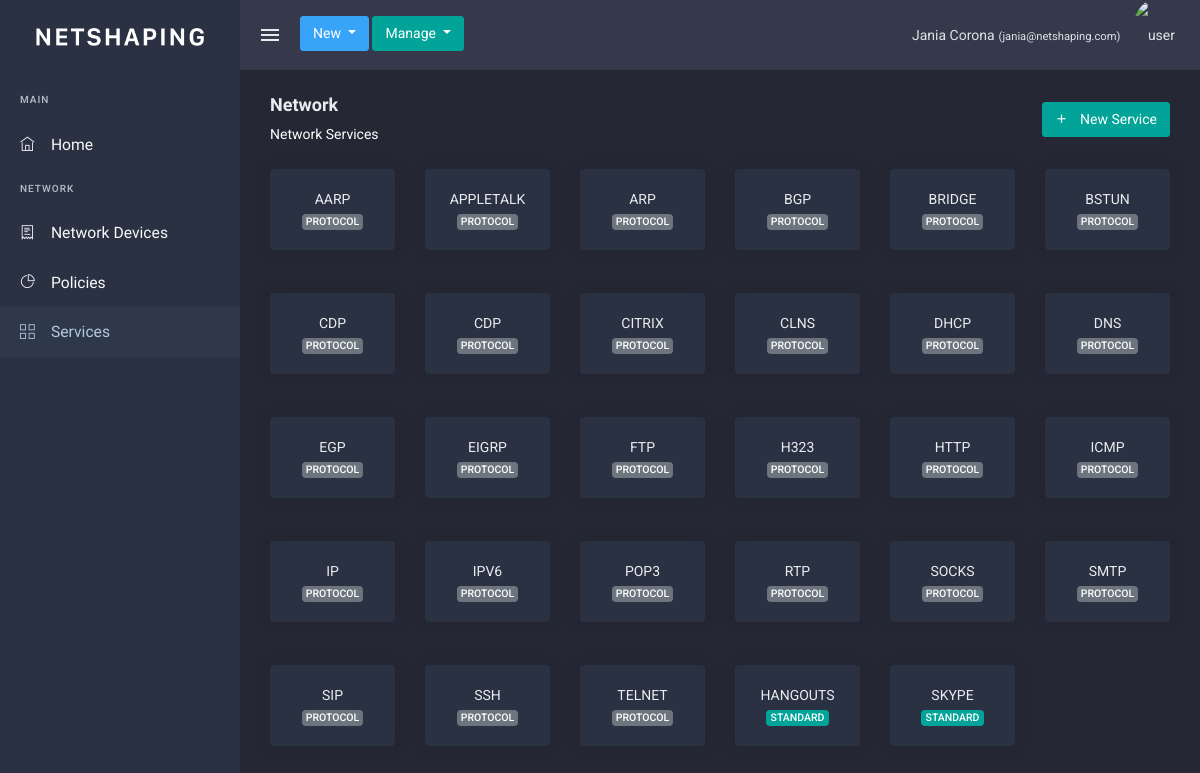
Screenshot of /services/ (signed in) with the database file from the repository.
### models/user.py (models this page shows, shortened)
class User(UserMixin, BaseModel):
    id = db.Column(db.Integer, primary_key=True)
    name = db.Column(db.String, nullable=False, unique=False)
    email = db.Column(db.String(40), unique=True, nullable=False)
    password = db.Column(
        db.String(200), primary_key=False, unique=False, nullable=False
    )

### models/service.py (models this page shows, shortened)
class Service(BaseModel):
    id = db.Column(db.Integer, primary_key=True)
    name = db.Column(db.String(80), nullable=False)
    type = db.Column(db.String(20), default='standard')
    match_protocol = db.Column(db.String(20))
    description = db.Column(db.String(2000))
    match_ips = db.Column(db.String(2000))
    match_tcp_ports = db.Column(db.String(2000))
    match_udp_ports = db.Column(db.String(2000))
    match_dscp = db.Column(db.String(2000))
    policies = db.relationship("ServicePolicySettings", back_populates="service")

### views.py (the view)
@app.route("/services/", methods=["GET"])
@app.route("/services/<id>", methods=["GET"])
@login_required
def services(id=None):
    if id:
        feedback = (
            request.args.get("feedback") if request.args.get("feedback") else None
        )
        service = Service.query.get(int(id))
        title = "%r | Services" % service.name
        return render_template(
            "services/show.html",
            title=title,
            service=service,
            feedback=feedback,
            current_user=current_user,
        )
    else:
        title = "Services"
        return render_template(
            "services/index.html",
            title=title,
            services=Service.query.all(),
            current_user=current_user,
        )

### views.py (called while the page is built)
@login_manager.user_loader
def load_user(user_id):
    if user_id is not None:
        return User.query.get(user_id)
    return None

### templates/services/index.html (shortened to what this page needs)
{% extends "base.html" %} {% block content %}
<div class="content">
    <div class="container-fluid">
        <div class="page-title-box">
            <div class="row align-items-center">
                <div class="col-sm-6">
                    <h4 class="page-title">
                        <a href="{{url_for('devices')}}">Network</a>
                    </h4>
                    <ol class="breadcrumb">
                        <li class="breadcrumb-item">
                            <a href="{{url_for('services')}}">Network Services</a>
                        </li>
                    </ol>
                </div>
                <div class="col-sm-6">
                    <div class="float-right d-none d-md-block">
                        <a
                            href="{{url_for('new_service')}}"
                            class="btn btn-success arrow-none waves-effect waves-light"
                            type="button"
                            aria-haspopup="true"
                            aria-expanded="false"
                        >
                            <i class="mdi mdi-plus mr-2"></i>
                            New Service
                        </a>
                    </div>
                </div>
            </div>
        </div>
        <div class="row">
            {% for service in services: %}
            <div class="col-sm-2">
                <div class="card" style="height: 65%;">
                    <div class="card-body">
                        <div class="card-title text-center text-uppercase">
                            {{service.name}}<br />
                            {% if service.type == 'protocol': %}
                            <span class="badge badge-secondary text-center">
                                Protocol
                            </span>
                            {% else: %}
                            <span class="badge badge-success text-center">
                                Standard
                            </span>
                            {% endif %}
                        </div>
                    </div>
                </div>
            </div>
            {% endfor %}
        </div>
    </div>
</div>
{% endblock %}

### templates/base.html (shortened to what this page needs)
<!DOCTYPE html>
<html lang="en">
    <head>
        {% block head %}
        <link
            href="{{url_for('static', filename='css/icons.css')}}"
            rel="stylesheet"
            type="text/css"
        />
        <link
            href="{{url_for('static', filename='css/metismenu.min.css')}}"
            rel="stylesheet"
            type="text/css"
        />
        <link
            href="{{url_for('static', filename='css/bootstrap.min.css')}}"
            rel="stylesheet"
            type="text/css"
        />
        <link
            href="{{url_for('static', filename='css/style.css')}}"
            rel="stylesheet"
            type="text/css"
        />
        {% endblock %}
    </head>
    <body>
        <div id="wrapper">
            <div class="topbar">
                <div class="topbar-left">
                    <a href="/" class="logo">
                        <span>
                            <img
                                src="{{url_for('static', filename='images/netshaping.png')}}"
                                alt=""
                                height="18"
                            />
                        </span>
                    </a>
                </div>
                <nav class="navbar-custom">
                    <ul class="navbar-right list-inline float-right mb-0">
                        <li class="dropdown notification-list list-inline-item">
                            <div class="dropdown notification-list nav-pro-img">
                                <a
                                    class="dropdown-toggle nav-link arrow-none waves-effect nav-user inline"
                                    data-toggle="dropdown"
                                    href="#"
                                    role="button"
                                    aria-haspopup="false"
                                    aria-expanded="false"
                                >
                                    <span class="mr-2"
                                        >{{current_user.name}}<small class="ml-1"
                                            >({{current_user.email}})</small
                                        ></span
                                    >
                                    <img
                                        src="https://upload.wikimedia.org/wikipedia/commons/5/50/Black_colour.jpg"
                                        alt="user"
                                        class="rounded-circle"
                                    />
                                </a>
                            </div>
                        </li>
                    </ul>
                    <ul class="list-inline menu-left mb-0">
                        <li class="float-left">
                            <button class="button-menu-mobile open-left waves-effect">
                                <i class="mdi mdi-menu"></i>
                            </button>
                        </li>
                        <li class="d-none d-sm-block">
                            <div class="dropdown pt-3 d-inline-block">
                                <a
                                    class="btn btn-info dropdown-toggle"
                                    href="#"
                                    role="button"
                                    id="dropdownMenuLink"
                                    data-toggle="dropdown"
                                    aria-haspopup="true"
                                    aria-expanded="false"
                                >
                                    New
                                </a>
                            </div>
                            <div class="dropdown pt-3 d-inline-block">
                                <a
                                    class="btn btn-success dropdown-toggle"
                                    href="#"
                                    role="button"
                                    id="dropdownMenuLink"
                                    data-toggle="dropdown"
                                    aria-haspopup="true"
                                    aria-expanded="false"
                                >
                                    Manage
                                </a>
                            </div>
                        </li>
                    </ul>
                </nav>
            </div>
            <div class="left side-menu">
                <div class="slimscroll-menu" id="remove-scroll">
                    <div id="sidebar-menu">
                        <ul class="metismenu" id="side-menu">
                            <li class="menu-title">Main</li>
                            <li>
                                <a href="{{url_for('devices')}}" class="waves-effect text-light">
                                    <i class="ti-home"></i><span> Home </span>
                                </a>
                            </li>
                            <li class="menu-title">Network</li>
                            <li>
                                <a href="{{url_for('devices')}}" class="waves-effect text-light"
                                    ><i class="ti-receipt"></i><span> Network Devices </span></a
                                >
                            </li>
                            <li>
                                <a href="{{url_for('policies')}}" class="waves-effect text-light"
                                    ><i class="ti-pie-chart"></i><span> Policies </span></a
                                >
                            </li>
                            <li>
                                <a href="{{url_for('services')}}" class="waves-effect text-light"
                                    ><i class="ti-view-grid"></i><span> Services </span></a
                                >
                            </li>
                        </ul>
                    </div>
                </div>
            </div>
            <div class="content-page">
                {% block content %}{% endblock %}
            </div>
        </div>
    </body>
</html>

### static/css/style.css (style rules this page uses)
body { background-repeat: repeat; background: #252735; font-family: "Roboto", sans-serif; color: #e9ecef; font-size: 14px; }
html { overflow-x: hidden; position: relative; min-height: 100%; }
h1, h2, h3, h4, h5, h6 { margin: 10px 0; font-family: "Sarabun", sans-serif; font-weight: 600; }
a { color: #e9ecef; }
#wrapper { height: 100%; overflow: hidden; width: 100%; }
.badge { font-weight: 500; }
.badge-success { background-color: #02a499; }
.waves-effect { position: relative; cursor: pointer; display: inline-block; overflow: hidden; -webkit-user-select: none; -moz-user-select: none; -ms-user-select: none; user-select: none; -webkit-tap-highlight-color: transparent; }
.metismenu { padding: 0; }
.topbar { left: 0; position: fixed; right: 0; top: 0; z-index: 999; }
.topbar .topbar-left { background: #2a3142; float: left; text-align: center; height: 70px; position: relative; width: 240px; z-index: 1; }
.topbar .topbar-left .logo { line-height: 70px; }
.navbar-custom { background-color: #36394c; border-radius: 0; margin-bottom: 0; padding: 0 10px 0 0; margin-left: 240px; min-height: 70px; }
.navbar-custom .nav-link { padding: 0 4px; }
.navbar-custom .navbar-right .dropdown-toggle:after { content: initial; }
.logo { color: #2a3142 !important; font-size: 20px; font-weight: 700; text-transform: uppercase; letter-spacing: 1px; }
.side-menu { width: 240px; z-index: 10; background: #2a3142; bottom: 0; margin-top: 0; padding-bottom: 30px; position: fixed; top: 70px; }
.content-page { margin-left: 240px; overflow: hidden; }
.content-page .content { padding: 0 15px 10px 15px; margin-top: 70px; margin-bottom: 60px; }
.button-menu-mobile { border: none; color: #e9ecef; display: inline-block; height: 70px; width: 60px; background-color: #36394c; font-size: 24px; }
#sidebar-menu > ul > li > a { color: #8699ad; display: block; padding: 12.5px 20px; font-size: 15.7px; position: relative; -webkit-transition: all 0.5s; transition: all 0.5s; font-family: "Sarabun", sans-serif; }
#sidebar-menu > ul > li > a > span { vertical-align: middle; margin-left: 7px; }
#sidebar-menu { padding-top: 10px; }
#sidebar-menu ul li a i { vertical-align: middle; font-size: 14.7px; width: 20px; display: inline-block; }
#sidebar-menu > ul > li > a.mm-active { color: #b4c9de !important; background-color: #2f374a; }
.menu-title { padding: 12px 20px !important; letter-spacing: 1px; font-size: 10px; font-weight: 500; text-transform: uppercase; color: #b4bfcc; }
.notification-list .nav-link { padding: 0 15px; line-height: 70px; color: #dee2e6; display: block; }
.nav-user img { height: 36px; width: 36px; }
.arrow-none:after { border: none; margin: 0; display: none; }
.nav-user img { margin-top: -3px; }
.page-title-box { padding: 20px 0px; }
.page-title-box .page-title { font-size: 18px; margin: 0; line-height: 30px; font-weight: 700; }
.page-title-box .breadcrumb { padding: 4px 0; background-color: transparent; margin-bottom: 0; }
.page-title-box .breadcrumb a { color: #ffffff; }
.btn { border-radius: 3px; font-size: 14px; }
.btn-primary, .btn-success, .btn-info, .btn-warning, .btn-danger, .btn-dark, .btn-pink, .btn-purple, .btn-indigo, .btn-teal, .btn-lime, .btn-orange, .btn-brown, .btn-blue-grey { color: #ffffff; }
.btn-success { background-color: #02a499; border: 1px solid #02a499; }
.btn-info { background-color: #38a4f8; border: 1px solid #38a4f8; }
.card { border: none; -webkit-box-shadow: 0px 0px 13px 0px rgba(36, 36, 41, 0.44); box-shadow: 0px 0px 13px 0px rgba(36, 36, 41, 0.44); margin-bottom: 30px; background: #2a3142; }

### rows the page displays
User: name "Jania Corona", email "jania@netshaping.com"
Service: name "AARP", type "PROTOCOL"
Service: name "APPLETALK", type "PROTOCOL"
Service: name "ARP", type "PROTOCOL"
Service: name "BGP", type "PROTOCOL"
Service: name "BRIDGE", type "PROTOCOL"
Service: name "BSTUN", type "PROTOCOL"
Service: name "CDP", type "PROTOCOL"
Service: name "CDP", type "PROTOCOL"
Service: name "CITRIX", type "PROTOCOL"
Service: name "CLNS", type "PROTOCOL"
Service: name "DHCP", type "PROTOCOL"
Service: name "DNS", type "PROTOCOL"
Service: name "EGP", type "PROTOCOL"
Service: name "EIGRP", type "PROTOCOL"
Service: name "FTP", type "PROTOCOL"
Service: name "H323", type "PROTOCOL"
Service: name "HTTP", type "PROTOCOL"
Service: name "ICMP", type "PROTOCOL"
Service: name "IP", type "PROTOCOL"
Service: name "IPV6", type "PROTOCOL"
Service: name "POP3", type "PROTOCOL"
Service: name "RTP", type "PROTOCOL"
Service: name "SOCKS", type "PROTOCOL"
Service: name "SMTP", type "PROTOCOL"
Service: name "SIP", type "PROTOCOL"
Service: name "SSH", type "PROTOCOL"
Service: name "TELNET", type "PROTOCOL"
Service: name "HANGOUTS", type "STANDARD"
Service: name "SKYPE", type "STANDARD"
